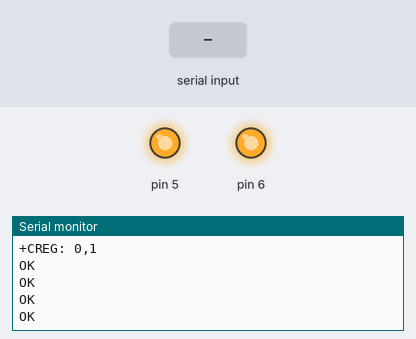
The sketch below on a simulated Arduino Uno, built with avr-gcc and run on an emulated ATmega328P. On the bench: output pins drawn as LEDs (lit = HIGH), the last lines printed to the serial monitor. The inputs (shaded band) are chosen by the test bench. The modem accepts every AT command (registered, SIM ready, sends succeed) and sends nothing else.

Above: at 12.2 s.
12.3 s: "kayitli numara" received over the second serial link
At 14.5 s:
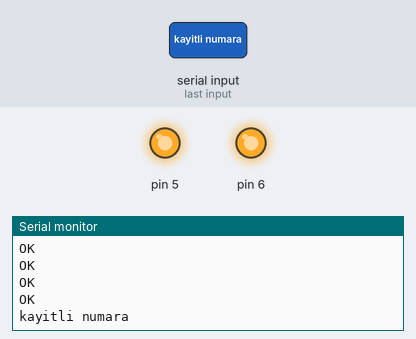
14.8 s: "role1ON" received over the second serial link
At 16.6 s:
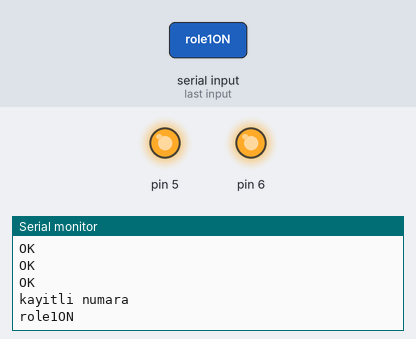
17.2 s: "role1OFF" received over the second serial link
At 19.7 s:
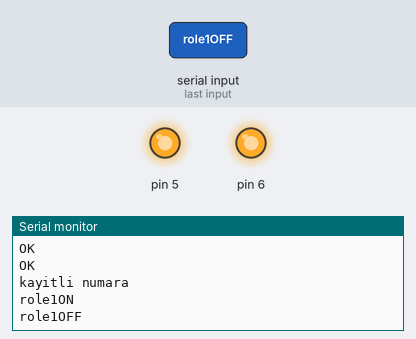

Measured:
- after the input at 12.3 s, the serial monitor: prints a new line after 1.0 s (image 1)
- after the input at 14.8 s, the serial monitor: prints a new line after 1.0 s (image 2)
- after the input at 17.2 s, the serial monitor: prints a new line after 1.0 s (image 3)

The sketch:

relay-open-son-hali.ino
```cpp
#include <SoftwareSerial.h>

//Create software serial object to communicate with SIM800L
SoftwareSerial mySerial(2,3); //SIM800L Tx & Rx is connected to Arduino #3 & #2

int durum1 = 0;
int durum2 = 0;
int tekrar = 0;
void xyz()
{
  pinMode(6,OUTPUT);
  pinMode(5,OUTPUT);
  digitalWrite(6,HIGH);
  digitalWrite(5,HIGH);
  //Begin serial communication with Arduino and Arduino IDE (Serial Monitor)
  Serial.begin(9600);

  //Begin serial communication with Arduino and SIM800L
  mySerial.begin(9600);

  Serial.println("Initializing...");
  delay(4000);

  mySerial.println("AT"); //Once the handshake test is successful, it will back to OK
  updateSerial();
  mySerial.println("AT+CSQ"); //Signal quality test, value range is 0-31 , 31 is the best
  updateSerial();
  mySerial.println("AT+CCID"); //Read SIM information to confirm whether the SIM is plugged
  updateSerial();
  mySerial.println("AT+CREG?"); //Check whether it has registered in the network
  updateSerial();
  mySerial.println("AT+CLIP=1"); //Read SIM information to confirm whether the SIM is plugged
  updateSerial();
  mySerial.println("AT+CMGF=1"); // Configuring TEXT mode
  updateSerial();
  mySerial.println("AT+CNMI=1,2,0,0,0"); // Decides how newly arrived SMS messages should be handled
  updateSerial();
  tekrar = 1;
}
void setup()
{
  xyz();

}

void loop()
{
  if(tekrar != 1)
  {
    xyz();
  }

  updateSerial();
}

void updateSerial()
{
  while (Serial.available())
  {
    mySerial.write(Serial.read());//Forward what Serial received to Software Serial Port
  }
  while(mySerial.available())
  {
    String gelen = mySerial.readString();
    Serial.println(gelen);
    if(gelen.indexOf("kayitli numara")!=-1)
    {
      if(gelen.indexOf("role1ON")!=-1){
        if (durum1==0)
        {
          durum1=1;
          digitalWrite(6,LOW);
          delay(1000);
        };
      }
      if(gelen.indexOf("role1OFF")!=-1){
        if (durum1==1)
        {
          durum1=0;
          digitalWrite(6,HIGH);
          delay(1000);
        };
      }
      if(gelen.indexOf("kapi")!=-1){
          digitalWrite(5,LOW);
          delay(1000);
          digitalWrite(5,HIGH);
      }

    };
    if(gelen.indexOf("yenino")!=-1)
    {
      String numara = gelen.substring(gelen.indexOf("yenino")+12,gelen.indexOf("."));
      mySerial.println("AT+CPBW=,\""+numara+"\",129,\"kayitli numara\"");
    }


  }
}
```
